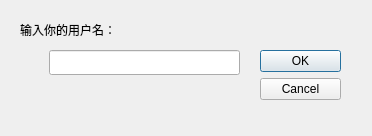
<?xml version="1.0" encoding="UTF-8"?>
<ui version="4.0">
 <class>Dialog</class>
 <widget class="QDialog" name="Dialog">
  <property name="geometry">
   <rect>
    <x>0</x>
    <y>0</y>
    <width>372</width>
    <height>136</height>
   </rect>
  </property>
  <property name="windowTitle">
   <string>Dialog</string>
  </property>
  <widget class="QDialogButtonBox" name="LoginbuttonBox">
   <property name="geometry">
    <rect>
     <x>260</x>
     <y>50</y>
     <width>81</width>
     <height>71</height>
    </rect>
   </property>
   <property name="orientation">
    <enum>Qt::Vertical</enum>
   </property>
   <property name="standardButtons">
    <set>QDialogButtonBox::Cancel|QDialogButtonBox::Ok</set>
   </property>
  </widget>
  <widget class="QLabel" name="label">
   <property name="geometry">
    <rect>
     <x>20</x>
     <y>20</y>
     <width>111</width>
     <height>19</height>
    </rect>
   </property>
   <property name="text">
    <string>输入你的用户名：</string>
   </property>
  </widget>
  <widget class="QLineEdit" name="nameEdit">
   <property name="geometry">
    <rect>
     <x>49</x>
     <y>50</y>
     <width>191</width>
     <height>25</height>
    </rect>
   </property>
  </widget>
 </widget>
 <resources/>
 <connections>
  <connection>
   <sender>LoginbuttonBox</sender>
   <signal>accepted()</signal>
   <receiver>Dialog</receiver>
   <slot>accept()</slot>
   <hints>
    <hint type="sourcelabel">
     <x>248</x>
     <y>254</y>
    </hint>
    <hint type="destinationlabel">
     <x>157</x>
     <y>274</y>
    </hint>
   </hints>
  </connection>
  <connection>
   <sender>LoginbuttonBox</sender>
   <signal>rejected()</signal>
   <receiver>Dialog</receiver>
   <slot>reject()</slot>
   <hints>
    <hint type="sourcelabel">
     <x>316</x>
     <y>260</y>
    </hint>
    <hint type="destinationlabel">
     <x>286</x>
     <y>274</y>
    </hint>
   </hints>
  </connection>
 </connections>
</ui>
